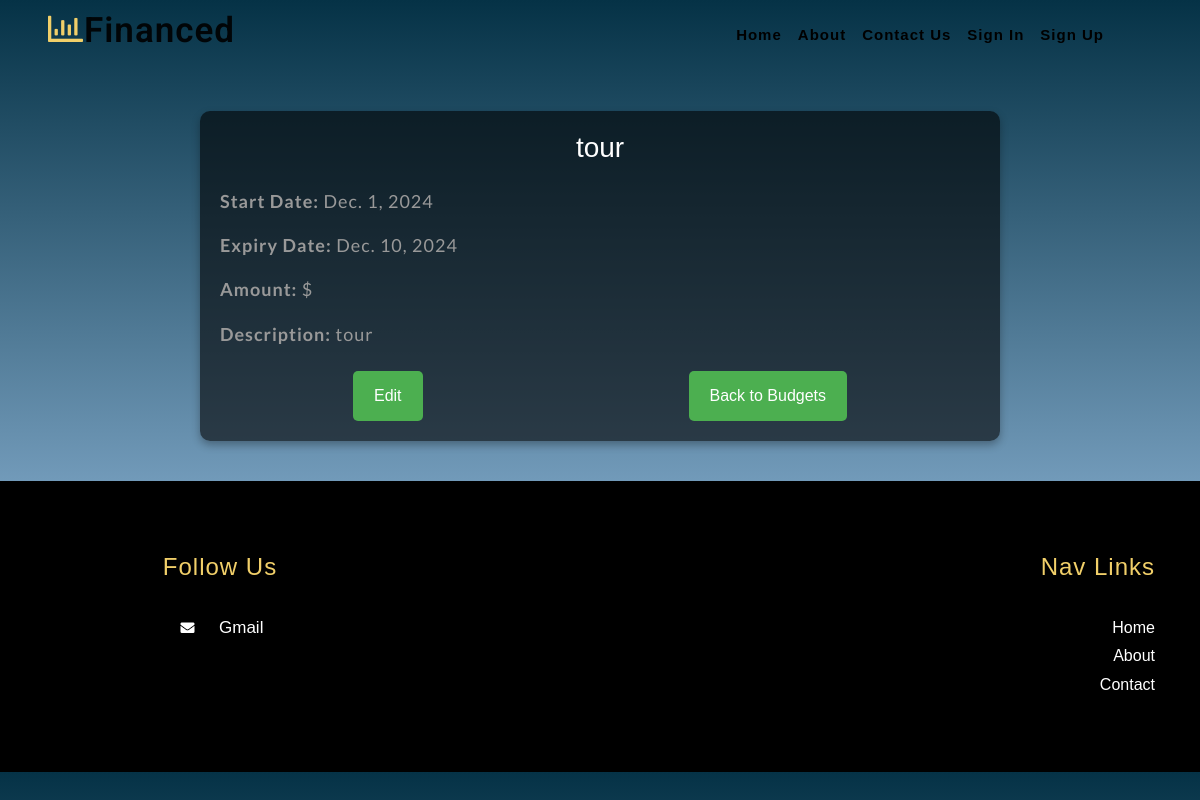
Page /detail/1/ on the committed database.
### budget/models.py (models this page shows, shortened)
class Budget(models.Model):
    name = models.CharField(max_length=200)
    start_date = models.DateField()
    expiry_date = models.DateField()
    initial_amount = models.DecimalField(max_digits=10, decimal_places=2)
    remaining_amount = models.DecimalField(max_digits=10, decimal_places=2, null=True, blank=True)  # Add this line
    description = models.TextField()
    user = models.ForeignKey(settings.AUTH_USER_MODEL, on_delete=models.CASCADE, null=True)

### budget/views.py (the view)
# urls.py: path('detail/<int:pk>/', BudgetDetailView.as_view(), name='budget_detail'),
class BudgetDetailView(DetailView):
    model = Budget
    template_name = 'budget_detail.html'
    context_object_name = 'budget'

### budget/templates/budget_detail.html
{% load static %}
{% include 'header.html' %}
<link rel="stylesheet" href="{% static 'css/budget_d.css' %}">
<div class="budget-detail-container">
    <h2 class="budget-title">{{ budget.name }}</h2>
    <div class="budget-info">
        <p><strong>Start Date:</strong> {{ budget.start_date }}</p>
        <p><strong>Expiry Date:</strong> {{ budget.expiry_date }}</p>
        <p><strong>Amount:</strong> ${{ budget.amount }}</p>
        <p><strong>Description:</strong> {{ budget.description }}</p>
    </div>
    <div class="budget-actions">
        <a href="{% url 'budget_update' budget.pk %}" class="btn btn-edit">Edit</a>
        <a href="{% url 'budget_list' %}" class="btn btn-back">Back to Budgets</a>
    </div>
</div>
{% include 'footer.html' %}

### user_app/static/css/styles.css (style rules this page uses)
body { padding: 0; margin: 0; background: #FFF; font-family: 'Lato', sans-serif; }
body a { transition: 0.5s all; -webkit-transition: 0.5s all; -moz-transition: 0.5s all; -o-transition: 0.5s all; -ms-transition: 0.5s all; text-decoration: none; }
h1, h2, h3, h4, h5, h6 { margin: 0; padding: 0; font-family: 'Roboto', sans-serif; }
p { margin: 0; padding: 0; font-size: 15px; letter-spacing: 1px; line-height: 1.9; color: #999; font-family: 'Lato', sans-serif; }

### user_app/static/css/personal_report.css (style rules this page uses)
body { font-family: Arial, sans-serif; }

### user_app/static/css/reg.css (style rules this page uses)
h2 { text-align: center; color: #333333; font-size: 24px; margin-bottom: 1.5rem; }

### user_app/static/css/budget_d.css (style rules this page uses)
body { font-family: Arial, sans-serif; background: linear-gradient(to bottom, #053246, #B3D9FF); color: white; margin: 0; padding: 0; }
.budget-detail-container { max-width: 800px; margin: 40px auto; padding: 20px; background: rgba(0, 0, 0, 0.6); border-radius: 10px; box-shadow: 0 4px 8px rgba(0, 0, 0, 0.3); }
.budget-title { text-align: center; color: white; font-size: 28px; margin-bottom: 20px; }
.budget-info { margin-bottom: 20px; }
.budget-info p { font-size: 18px; margin: 10px 0; }
.budget-info strong { font-weight: bold; }
.budget-actions { display: flex; justify-content: space-around; }
.budget-actions a { display: inline-block; padding: 12px 20px; text-decoration: none; color: white; background-color: #4CAF50; border-radius: 5px; font-size: 16px; transition: background-color 0.3s ease; text-align: center; }
.btn-back { background-color: #ffcc00; }

### rows in the picture
Budget: name "tour", start_date "Dec. 1, 2024", expiry_date "Dec. 10, 2024", description "tour"
